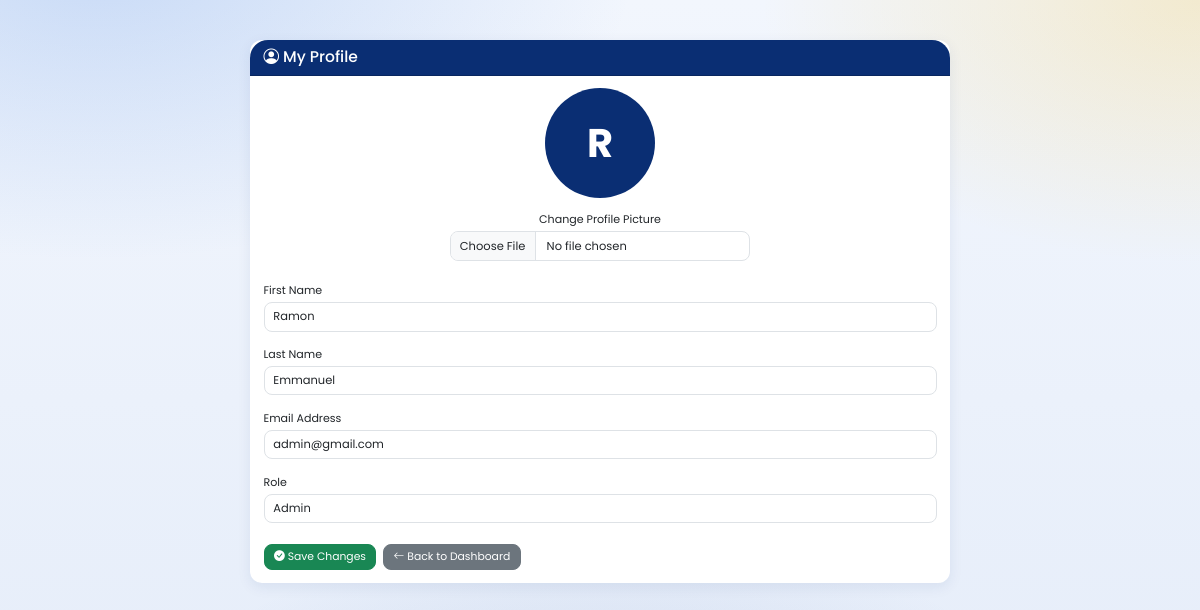
Screenshot of /faculty/profile.php (signed in) with the database file from the repository.
### tables this page shows
CREATE TABLE `users` (
  `user_id` int(11) NOT NULL AUTO_INCREMENT,
  `employee_id` varchar(50) DEFAULT NULL,
  `first_name` varchar(100) NOT NULL,
  `middle_name` varchar(100) DEFAULT NULL,
  `last_name` varchar(100) NOT NULL,
  `email` varchar(150) NOT NULL,
  `password` varchar(255) NOT NULL,
  `role` varchar(20) NOT NULL,
  `department` varchar(150) DEFAULT NULL,
  `position_title` varchar(150) DEFAULT NULL,
  `profile_picture` varchar(255) DEFAULT NULL,
  `reset_token` varchar(255) DEFAULT NULL,
  `reset_token_expiry` datetime DEFAULT NULL,
  `status` varchar(20) DEFAULT 'active',
  `created_at` timestamp NOT NULL DEFAULT current_timestamp(),
  PRIMARY KEY (`user_id`)
);

### faculty/profile.php (the view, shortened to what this page needs)
<?php
include "../db.php";
$user_id=$_SESSION['user_id'];
$user=mysqli_fetch_assoc(mysqli_query($conn,"
SELECT *
FROM users
WHERE user_id='$user_id'
"));
?>
<!DOCTYPE html>
<html lang="en">
<head>
<link href="https://cdn.jsdelivr.net/npm/bootstrap@5.3.3/dist/css/bootstrap.min.css" rel="stylesheet">
<link href="https://cdn.jsdelivr.net/npm/bootstrap-icons@1.11.3/font/bootstrap-icons.css" rel="stylesheet">
<link rel="stylesheet" href="../assets/ui.css">
</head>
<body>
<div class="container-box">
<div class="card">
<div class="card-header">
<h3 class="mb-0">
<i class="bi bi-person-circle"></i>
My Profile
</h3>
</div>
<div class="card-body">
<form method="POST" enctype="multipart/form-data">
<div class="text-center mb-4">
<?php if (!empty($user['profile_picture']) && file_exists('../uploads/profile_pictures/'.$user['profile_picture'])): ?>
    <img src="../uploads/profile_pictures/<?php echo htmlspecialchars($user['profile_picture']); ?>"
         style="width:110px;height:110px;border-radius:50%;object-fit:cover;border:4px solid #0A2E73;">
<?php else: ?>
    <div style="width:110px;height:110px;border-radius:50%;background:#0A2E73;color:#fff;display:flex;align-items:center;justify-content:center;font-size:40px;font-weight:700;margin:auto;">
        <?php echo strtoupper(substr($user['first_name'],0,1)); ?>
    </div>
<?php endif; ?>
<div class="mt-3">
<label class="form-label d-block">Change Profile Picture</label>
<input type="file" name="profile_picture" class="form-control" accept=".jpg,.jpeg,.png" style="max-width:300px;margin:auto;">
</div>
</div>
<div class="mb-3">
<label class="form-label">
First Name
</label>
<input
type="text"
name="first_name"
class="form-control"
value="<?php echo htmlspecialchars($user['first_name']); ?>"
required>
</div>
<div class="mb-3">
<label class="form-label">
Last Name
</label>
<input
type="text"
name="last_name"
class="form-control"
value="<?php echo htmlspecialchars($user['last_name']); ?>"
required>
</div>
<div class="mb-3">
<label class="form-label">
Email Address
</label>
<input
type="email"
name="email"
class="form-control"
value="<?php echo htmlspecialchars($user['email']); ?>"
required>
</div>
<div class="mb-4">
<label class="form-label">
Role
</label>
<input
type="text"
class="form-control"
value="<?php echo htmlspecialchars(ucfirst($user['role'])); ?>"
readonly>
</div>
<div class="d-flex gap-2">
<button
type="submit"
name="update"
class="btn btn-success">
<i class="bi bi-check-circle-fill"></i>
Save Changes
</button>
<a
href="dashboard.php"
class="btn btn-secondary">
<i class="bi bi-arrow-left"></i>
Back to Dashboard
</a>
</div>
</form>
</div>
</div>
</div>
</body>
</html>

### assets/ui.css (style rules this page uses)
html { font-size:13.5px !important; }
body { font-size:.92rem; background: radial-gradient(900px 500px at 8% -5%, rgba(91,146,229,.28), transparent 60%), radial-gradient(800px 480px at 100% 0%, rgba(245,180,0,.18), transparent 55%), radial-gradient(900px 600px at 50% 110%, rgba(18,60,146,.16), transparent 60%), linear-gradient(180deg,#f2f6fd 0%,#e4ecf9 100%) !important; background-attachment:fixed !important; }
h3 { font-size:1.15rem !important; }
.stat-card,.chart-card,.card,.profile-card,.card-box { border-radius:12px !important;box-shadow:0 4px 14px rgba(10,46,115,.08) !important; }
.card-body { padding:.9rem 1rem !important; }
.card-header { padding:.6rem 1rem !important;font-size:.9rem; }
.btn { font-size:.8rem;padding:.32rem .7rem;border-radius:8px; }
.form-control,.form-select { font-size:.85rem;padding:.38rem .65rem;border-radius:8px; }
.form-label { font-size:.82rem;margin-bottom:.25rem; }

### faculty/profile.php (style rules this page uses)
body { background:#eef3fb; font-family:'Poppins',sans-serif; }
.container-box { max-width:700px; margin:40px auto; }
.card { border:none; border-radius:18px; box-shadow:0 8px 20px rgba(0,0,0,.08); }
.card-header { background:#0A2E73; color:#fff; padding:20px; border-radius:18px 18px 0 0 !important; }
.card-body { padding:35px; }
.form-control { border-radius:10px; padding:12px; }

### rows the page displays
users: first_name "R", first_name "Ramon", last_name "Emmanuel", email "admin@gmail.com", role "Admin"
